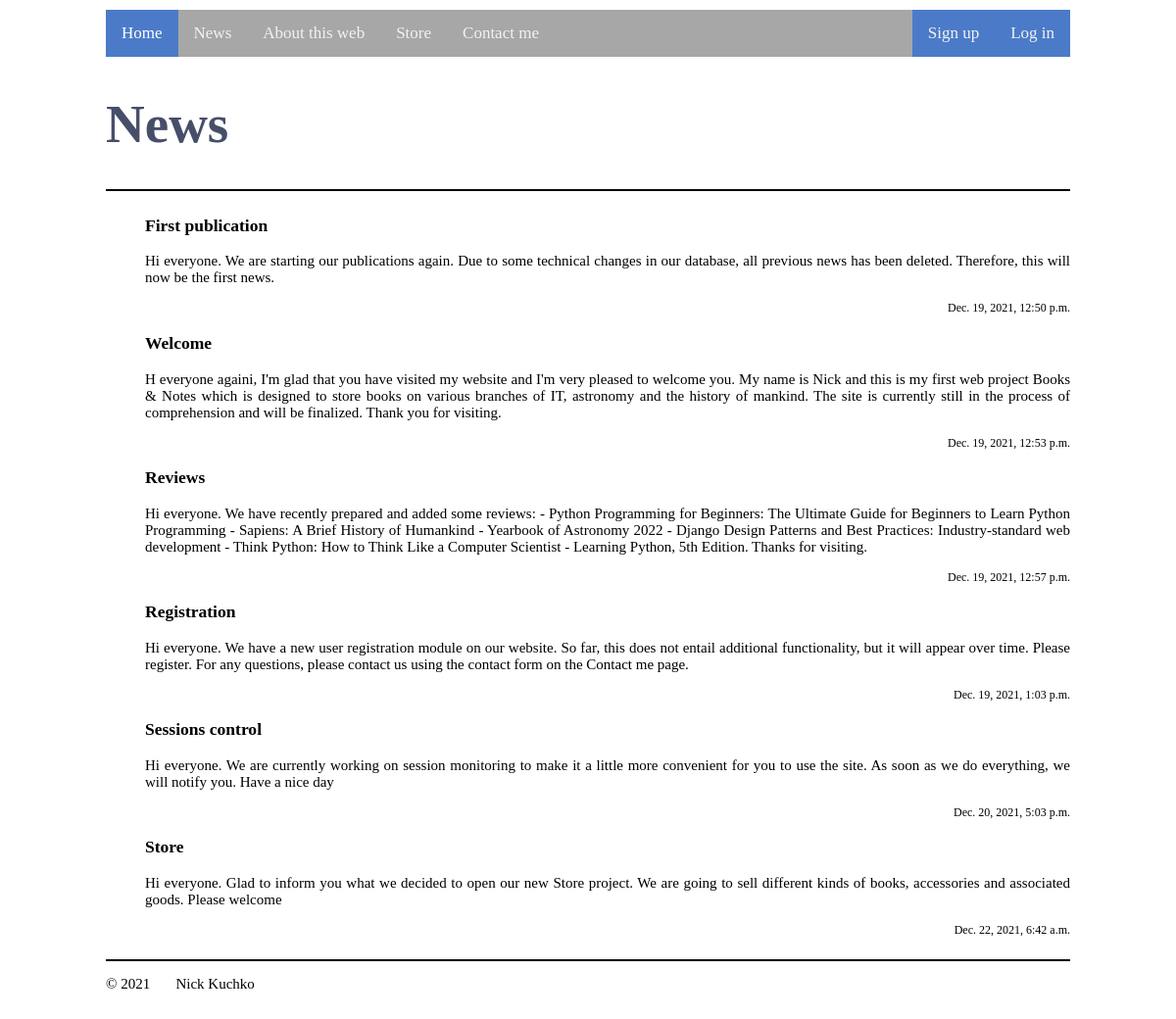
Page /news/ on the committed database.
### app1/models.py (models this page shows, shortened)
class News(models.Model):
    news_title = models.CharField(max_length=100)
    news_content = models.TextField(max_length=2500, null=True)
    time_create = models.DateTimeField(auto_now_add=True)
    time_update = models.DateTimeField(auto_now=True)
    is_published = models.BooleanField(default=True)

### app1/views.py (the view)
# urls.py: path('news/', news, name='news'),
def news(request):
    nws = News.objects.all()
    context1 = {
        'news': nws,
        'menu': menu,
        'title': "News"
    }
    return render(request, 'app1/news.html', context=context1)

### app1/templates/app1/news.html (shortened to what this page needs)
{% load static %}
<!DOCTYPE html>
<html lang="en">
<head>
    <link type="text/css" href="{% static 'app1/css/styles.css' %}" rel="stylesheet" />
</head>
<body class="Site">
    <header>
    <div class="topnav">
        <a class="active" href="{% url 'home' %}">Home</a>
            {% for m in menu %}
            <a href="{% url m.url_name %}">{{ m.title }}</a>
            {% endfor %}
        {% if user.is_authenticated %}
            <div class="authorisation">
            <a href="{% url 'logout' %}">Logout</a> <a href="#">Welcome, {{user.username}}</a>  # add link to another page later
            </div>
        {% else %}
            <div class="authorisation">
                <a href="{% url 'register' %}">Sign up</a> <a href="{% url 'login' %}">Log in</a>
            </div>
        {% endif %}
    </div>
        <h1>News</h1>
        <hr>
    </header>
    <main class="Site-content">
        <div class="Main1">
            <ul>
                {% for n in news %}
                <dt>
                    <h3>{{ n.news_title }}</h3>
                    <p>{{ n.news_content }}</p>
                    <div class="date">
                        <p>{{ n.time_create }}</p>
                    </div>
                </dt>
                {% endfor %}
            </ul>
        </div>
    </main>
    <footer>
        <hr>
        <p> &copy 2021 &nbsp&nbsp&nbsp&nbsp&nbsp Nick Kuchko</p>
    </footer>
</body>
</html>

### app1/static/app1/css/styles.css (style rules this page uses)
body { padding: 2px 100px; font-size: 15px; }
h1 { margin-bottom: 35px; font-size: 55px; color: #474E69; }
.topnav { background-color: #a8a7a7; overflow: hidden; }
.topnav a { float: left; color: #f2f2f2; text-align: center; padding: 14px 16px; text-decoration: none; font-size: 17px; }
.topnav a.active { background-color: #4b7bc8; color: white; }
.authorisation { float: right; background-color: #4b7bc8; }
.Main1 { text-align: justify; }
.date { text-align: right; font-size: 12px; }
.Site { display: flex; min-height: 100vh; flex-direction: column; }
.Site-content { flex: 1; }
hr { display: block; margin-top: 0.5em; margin-bottom: 0.5em; margin-left: auto; margin-right: auto; border-style: double; border-width: 1px; }

### rows in the picture
News: news_title "First publication", news_content "Hi everyone. We are starting our publications again. Due to some technical changes in our database, all previous news has been deleted. Therefore, this will now be the first news.", time_create "Dec. 19, 2021, 12:50 p.m."
News: news_title "Welcome", news_content "H everyone againi, I'm glad that you have visited my website and I'm very pleased to welcome you. My name is Nick and this is my first web project Books & Notes which is designed to store books on various branches of IT, astronomy and the history of mankind. The site is currently still in the process of comprehension and will be finalized. Thank you for visiting.", time_create "Dec. 19, 2021, 12:53 p.m."
News: news_title "Reviews", news_content "Hi everyone. We have recently prepared and added some reviews: - Python Programming for Beginners: The Ultimate Guide for Beginners to Learn Python Programming - Sapiens: A Brief History of Humankind - Yearbook of Astronomy 2022 - Django Design Patterns and Best Practices: Industry-standard web development - Think Python: How to Think Like a Computer Scientist - Learning Python, 5th Edition. Thanks for visiting.", time_create "Dec. 19, 2021, 12:57 p.m."
News: news_title "Registration", news_content "Hi everyone. We have a new user registration module on our website. So far, this does not entail additional functionality, but it will appear over time. Please register. For any questions, please contact us using the contact form on the Contact me page.", time_create "Dec. 19, 2021, 1:03 p.m."
News: news_title "Sessions control", news_content "Hi everyone. We are currently working on session monitoring to make it a little more convenient for you to use the site. As soon as we do everything, we will notify you. Have a nice day", time_create "Dec. 20, 2021, 5:03 p.m."
News: news_title "Store", news_content "Hi everyone. Glad to inform you what we decided to open our new Store project. We are going to sell different kinds of books, accessories and associated goods. Please welcome", time_create "Dec. 22, 2021, 6:42 a.m."

### other values in the picture
{{ m.title }} "News" "About this web" "Store" "Contact me"
